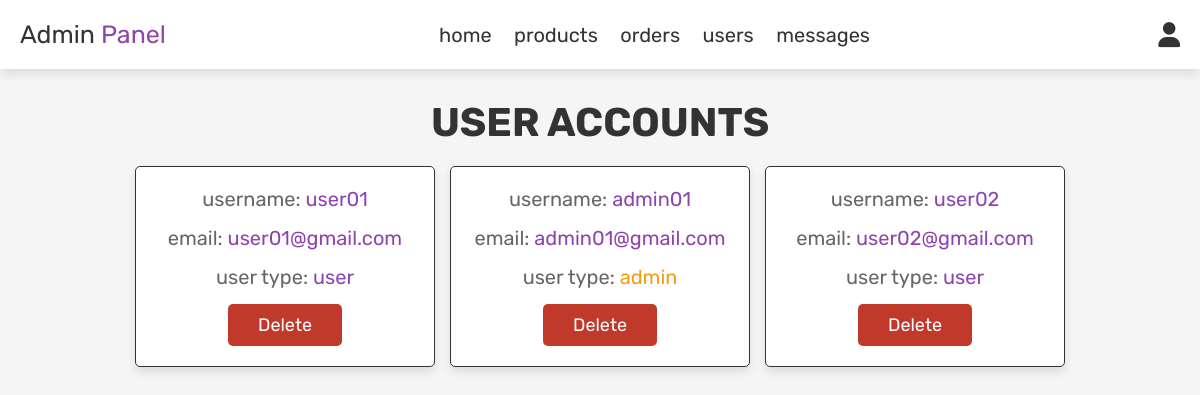
/admin_users.php (signed in), run on the app's committed database.
### tables this page shows
CREATE TABLE `users` (
  `id` int(100) NOT NULL,
  `name` varchar(100) NOT NULL,
  `email` varchar(100) NOT NULL,
  `password` int(100) NOT NULL,
  `user_type` varchar(20) NOT NULL DEFAULT 'user'
);

### admin_users.php (the view, shortened to what this page needs)
<?php
include 'config.php';
?>
<!DOCTYPE html>
<html lang="en">
<head>
    <link rel="stylesheet" href="https://cdnjs.cloudflare.com/ajax/libs/font-awesome/6.0.0/css/all.min.css">
    <link rel="stylesheet" href="css/style.css">
    <link rel="stylesheet" href="css/admin_style.css">
</head>
<body>
    <?php include 'admin_header.php'; ?>
    <section class="users">
    <h1 class="title">user accounts</h1>
        <div class="box-container">
            <?php
            $select_users = mysqli_query($conn, "SELECT * FROM `users`") or die
            ('query failed');
            while ($fetch_users = mysqli_fetch_assoc($select_users)) {
            ?>
            <div class="box">
                <p> username: <span><?php echo $fetch_users['name'];?></span></p>
                <p> email: <span><?php echo $fetch_users['email'];?></span></p>
                <p> user type: <span style="color:
                <?php
                if ($fetch_users['user_type']=='admin') {
                    echo  'var(--orange)';
                };
                ?>
                "><?php echo $fetch_users['user_type'];?></span></p>
                <a href="admin_users.php?delete=<?php echo $fetch_users['id'];?>"
                value='delete 'onclick="return confirm('delete this user?')" class="delete-btn">delete</a>
            </div>
            <?php
             };
            ?>
        </div>
    </section>
</body>
</html>

### css/style.css (style rules this page uses)
:root { --purple:#8e44ad; --red:#c0392b; --orange:#f39c12; --black:#333; --white:#fff; --light-color:#666; --light-white:#ccc; --light-bg:#f5f5f5; --border:.1rem solid var(--black); --box-shadow:0 .5rem 1rem rgba(0,0,0,.1); }
* { font-family: 'Rubik', sans-serif; margin:0; padding:0; box-sizing: border-box; outline: none; border:none; text-decoration: none; transition:all .2s linear; }
html { font-size: 62.5%; overflow-x: hidden; }
section { padding:3rem 2rem; }
.title { text-align: center; margin-bottom: 2rem; text-transform: uppercase; color:var(--black); font-size: 4rem; }
.btn, .option-btn, .delete-btn, .white-btn { display: inline-block; margin-top: 1rem; padding:1rem 3rem; cursor: pointer; color:var(--white); font-size: 1.8rem; border-radius: .5rem; text-transform: capitalize; }
.delete-btn { background-color: var(--red); }

### css/admin_style.css (style rules this page uses)
:root { --purple:#8e44ad; --red:#c0392b; --orange:#f39c12; --black:#333; --white:#fff; --light-color:#666; --light-white:#ccc; --light-bg:#f5f5f5; --border:.1rem solid var(--black); --box-shadow:0 .5rem 1rem rgba(0,0,0,.1); }
* { font-family: 'Rubik', sans-serif; margin:0; padding:0; box-sizing: border-box; outline: none; border:none; text-decoration: none; transition:all .2s linear; }
html { font-size: 62.5%; overflow-x: hidden; }
body { background-color: var(--light-bg); }
section { padding:3rem 2rem; }
.title { text-align: center; margin-bottom: 2rem; text-transform: uppercase; color:var(--black); font-size: 4rem; }
.btn, .option-btn, .delete-btn, .white-btn { display: inline-block; margin-top: 1rem; padding:1rem 3rem; cursor: pointer; color:var(--white); font-size: 1.8rem; border-radius: .5rem; text-transform: capitalize; }
.delete-btn { background-color: var(--red); }
.users .box-container { display: grid; grid-template-columns: repeat(auto-fit, 30rem); justify-content: center; gap:1.5rem; max-width: 1200px; margin:0 auto; align-items: flex-start; }
.users .box-container .box { background-color: var(--white); padding:2rem; border:var(--border); box-shadow: var(--box-shadow); border-radius: .5rem; text-align: center; }
.users .box-container .box p { padding-bottom: 1.5rem; font-size: 2rem; color:var(--light-color); }
.users .box-container .box p span { color:var(--purple); }
.users .box-container .box .delete-btn { margin-top: 0; }

### data on the page
users: name "user01", email "user01@gmail.com", user_type "user"
users: name "admin01", email "admin01@gmail.com", user_type "admin"
users: name "user02", email "user02@gmail.com", user_type "user"
